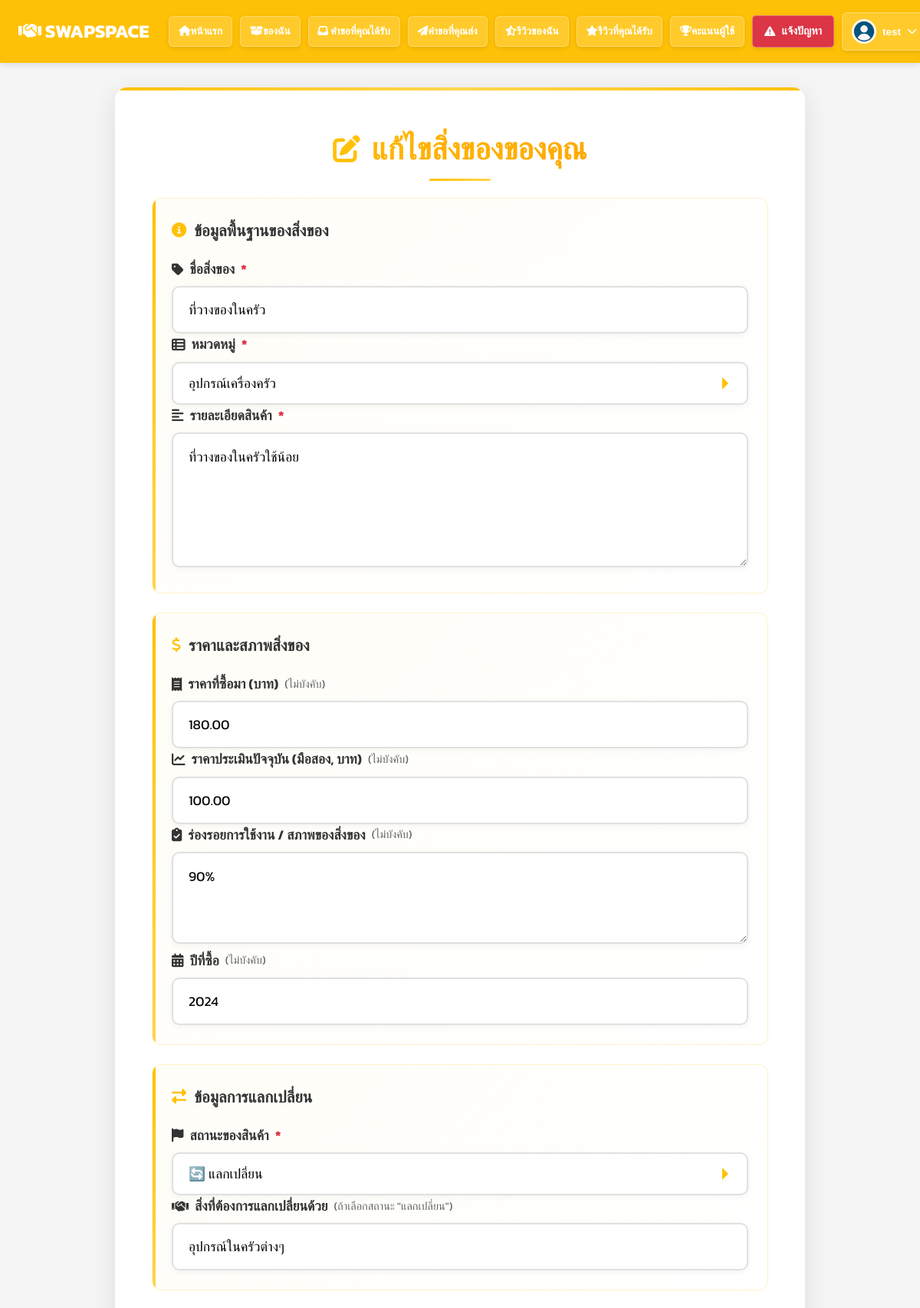
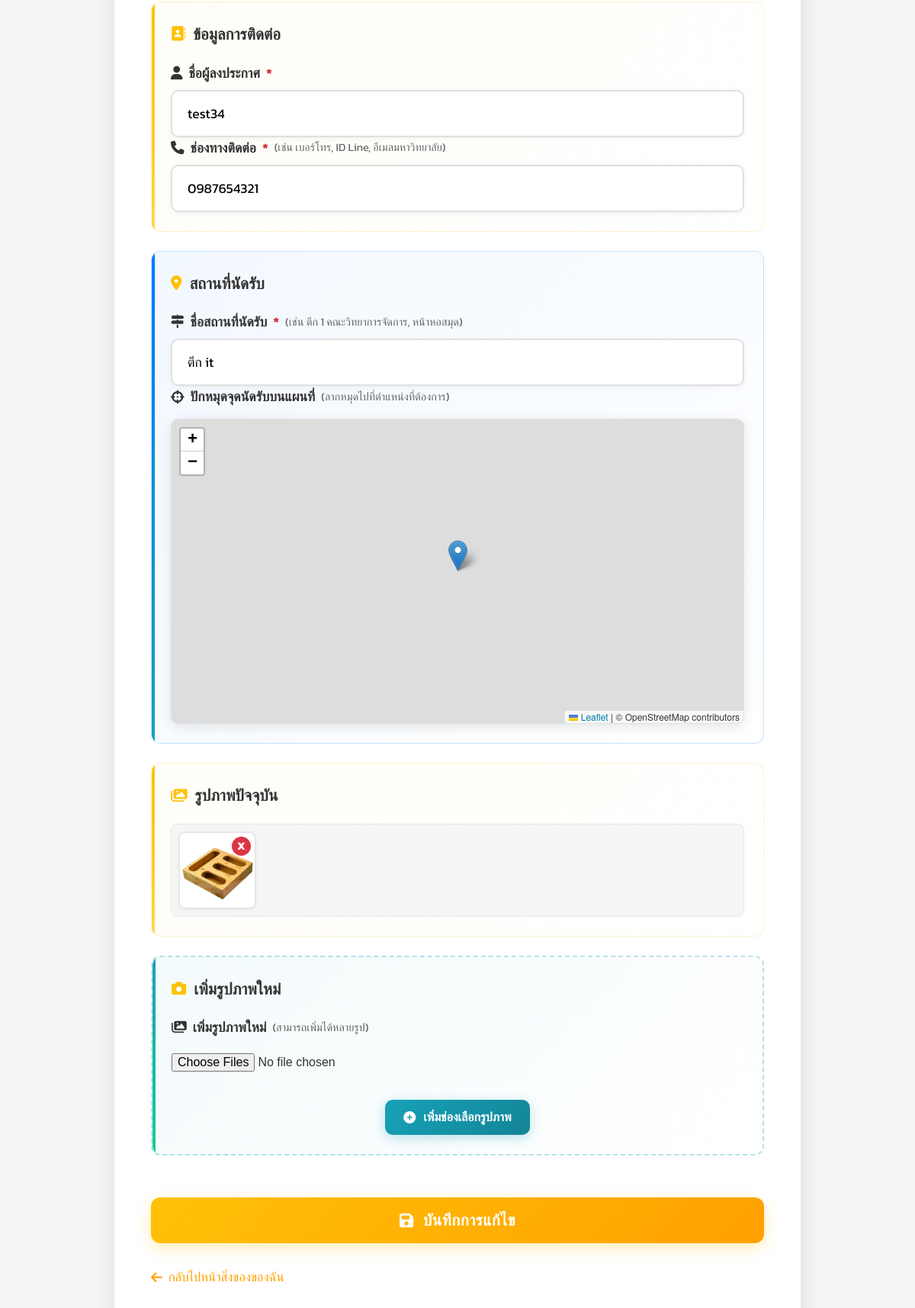
/user/edit_item.php?id=86 (signed in), run on the app's committed database (2 pictures, top to bottom).
### tables this page shows
CREATE TABLE `items` (
  `id` int(11) NOT NULL,
  `name` varchar(100) DEFAULT NULL,
  `category` varchar(50) DEFAULT NULL,
  `price` decimal(10,2) DEFAULT NULL,
  `estimated_price` decimal(10,2) DEFAULT NULL,
  `created_at` timestamp NOT NULL DEFAULT current_timestamp(),
  `owner_id` int(11) NOT NULL,
  `is_available` tinyint(1) DEFAULT 1,
  `description` text DEFAULT NULL,
  `condition_notes` text DEFAULT NULL,
  `purchase_year` int(4) DEFAULT NULL,
  `status` enum('แจกฟรี','แลกเปลี่ยน','ขายราคาถูก') NOT NULL DEFAULT 'แจกฟรี',
  `exchange_for` varchar(255) DEFAULT NULL,
  `contact_name` varchar(100) DEFAULT NULL,
  `contact_info` varchar(255) DEFAULT NULL,
  `location` varchar(255) DEFAULT NULL,
  `latitude` decimal(10,8) DEFAULT NULL,
  `longitude` decimal(11,8) DEFAULT NULL,
  `is_approved` tinyint(1) DEFAULT 0,
  `is_exchanged` tinyint(1) DEFAULT 0
);

CREATE TABLE `item_images` (
  `id` int(11) NOT NULL,
  `item_id` int(11) NOT NULL,
  `image` varchar(255) NOT NULL
);

### user/edit_item.php (the view, shortened to what this page needs)
<?php
$userId = $_SESSION['user_id'];
$username = $_SESSION['username'];
$conn = new mysqli("localhost", "root", "", "item_exchange");
$stmtProfile = $conn->prepare("SELECT profile_image, score FROM users WHERE id = ?");
$stmtProfile->bind_param("i", $userId);
$stmtProfile->execute();
$resultProfile = $stmtProfile->get_result();
$userProfile = $resultProfile->fetch_assoc();
$profileImage = !empty($userProfile['profile_image']) && file_exists("../uploads/profile/" . $userProfile['profile_image'])
    ? "../uploads/profile/" . $userProfile['profile_image']
    : "../uploads/profile/default.png";
$categoryResult = $conn->query("SELECT name FROM categories ORDER BY name ASC");
$categoryOptions = [];
while ($row = $categoryResult->fetch_assoc()) {
    $categoryOptions[] = $row['name'];
}
$itemId = isset($_GET['id']) ? intval($_GET['id']) : 0;
$stmt = $conn->prepare("SELECT
    id, name, category, price, estimated_price, description,
    condition_notes, purchase_year, status, exchange_for,
    contact_name, contact_info, location, latitude, longitude, is_approved
    FROM items WHERE id = ? AND owner_id = ?");
$stmt->bind_param("ii", $itemId, $userId);
$stmt->execute();
$result = $stmt->get_result();
$item = $result->fetch_assoc();
$stmtImgs = $conn->prepare("SELECT id, image FROM item_images WHERE item_id = ?");
$stmtImgs->bind_param("i", $itemId);
$stmtImgs->execute();
$resultImgs = $stmtImgs->get_result();
$images = [];
while ($row = $resultImgs->fetch_assoc()) {
    $images[] = $row;
}
?>
<!DOCTYPE html>
<html lang="th">
<head>
    <link rel="stylesheet" href="https://cdnjs.cloudflare.com/ajax/libs/font-awesome/6.5.0/css/all.min.css" />
    <link rel="stylesheet" href="https://unpkg.com/leaflet@1.9.4/dist/leaflet.css" />
</head>
<body>
<header>
    <div class="header-left">
        <strong><i class="fas fa-handshake"></i> SWAPSPACE</strong>
        <nav>
            <a href="main.php"><i class="fas fa-home"></i> หน้าแรก</a>
            <a href="my_items.php"><i class="fas fa-box-open"></i> ของฉัน</a>
            <a href="exchange_requests_received.php" class="nav-link-with-badge">
                <i class="fas fa-inbox"></i> คำขอที่คุณได้รับ
            </a>
            <a href="exchange_requests_sent.php"><i class="fas fa-paper-plane"></i> คำขอที่คุณส่ง</a>
            <a href="my_reviews.php"><i class="fas fa-star-half-alt"></i> รีวิวของฉัน</a>
            <a href="reviews_received.php"><i class="fas fa-star"></i> รีวิวที่คุณได้รับ</a>
            <a href="leaderboard.php"><i class="fas fa-trophy"></i> คะแนนผู้ใช้</a>
            <a href="report_issue.php" class="report-button">
                <i class="fas fa-exclamation-triangle"></i> แจ้งปัญหา
            </a>
            <div class="profile-dropdown">
                <button class="profile-button" onclick="toggleProfileDropdown()">
                    <img src="<?php echo htmlspecialchars($profileImage); ?>" alt="รูปโปรไฟล์">
                    <span><?php echo htmlspecialchars($username); ?></span>
                    <i class="fas fa-chevron-down"></i>
                </button>
            </div>
        </nav>
    </div>
</header>
<div class="container">
    <h2><i class="fas fa-edit"></i> แก้ไขสิ่งของของคุณ</h2>
    <form method="post" enctype="multipart/form-data">
        <div class="form-section">
            <div class="form-section-title">
                <i class="fas fa-info-circle"></i>
                ข้อมูลพื้นฐานของสิ่งของ
            </div>
            <label for="name">
                <i class="fas fa-tag"></i>
                ชื่อสิ่งของ <span class="required">*</span>
            </label>
            <input type="text" name="name" id="name" value="<?php echo htmlspecialchars($item['name']); ?>" required>
            <label for="category">
                <i class="fas fa-th-list"></i>
                หมวดหมู่ <span class="required">*</span>
            </label>
            <select name="category" id="category" required>
                <?php foreach ($categoryOptions as $cat): ?>
                    <option value="<?php echo htmlspecialchars($cat); ?>" <?php if ($item['category'] === $cat) echo "selected"; ?>>
                        <?php echo htmlspecialchars($cat); ?>
                    </option>
                <?php endforeach; ?>
            </select>
            <label for="description">
                <i class="fas fa-align-left"></i>
                รายละเอียดสินค้า <span class="required">*</span>
            </label>
            <textarea name="description" id="description" rows="5" required placeholder="อธิบายคุณสมบัติ ฟังก์ชันการใช้งาน หรือข้อมูลอื่นๆ ของสิ่งของ"><?php echo htmlspecialchars(isset($item['description']) ? $item['description'] : ''); ?></textarea>
        </div>
        <div class="form-section">
            <div class="form-section-title">
                <i class="fas fa-dollar-sign"></i>
                ราคาและสภาพสิ่งของ
            </div>
            <label for="price">
                <i class="fas fa-receipt"></i>
                ราคาที่ซื้อมา (บาท) <span class="optional">(ไม่บังคับ)</span>
            </label>
            <input type="number" name="price" id="price" step="0.01" value="<?php echo htmlspecialchars(isset($item['price']) ? $item['price'] : ''); ?>" placeholder="เช่น 500.00">
            <label for="estimated_price">
                <i class="fas fa-chart-line"></i>
                ราคาประเมินปัจจุบัน (มือสอง, บาท) <span class="optional">(ไม่บังคับ)</span>
            </label>
            <input type="number" name="estimated_price" id="estimated_price" step="0.01" value="<?php echo htmlspecialchars(isset($item['estimated_price']) ? $item['estimated_price'] : ''); ?>" placeholder="ราคาที่คุณคิดว่าของนี้มีค่า">
            <label for="condition_notes">
                <i class="fas fa-clipboard-check"></i>
                ร่องรอยการใช้งาน / สภาพของสิ่งของ <span class="optional">(ไม่บังคับ)</span>
            </label>
            <textarea name="condition_notes" id="condition_notes" rows="3" placeholder="อธิบายสภาพของสิ่งของให้ละเอียด เช่น มีรอยขีดข่วนตรงไหน, ใช้งานได้ปกติหรือไม่, มีตำหนิอะไรบ้าง"><?php echo htmlspecialchars(isset($item['condition_notes']) ? $item['condition_notes'] : ''); ?></textarea>
            <label for="purchase_year">
                <i class="fas fa-calendar-alt"></i>
                ปีที่ซื้อ <span class="optional">(ไม่บังคับ)</span>
            </label>
            <input type="number" name="purchase_year" id="purchase_year" min="1900" max="<?php echo date('Y'); ?>" value="<?php echo htmlspecialchars(isset($item['purchase_year']) ? $item['purchase_year'] : ''); ?>" placeholder="เช่น 2020">
        </div>
        <div class="form-section">
            <div class="form-section-title">
                <i class="fas fa-exchange-alt"></i>
                ข้อมูลการแลกเปลี่ยน
            </div>
            <label for="status">
                <i class="fas fa-flag"></i>
                สถานะของสินค้า <span class="required">*</span>
            </label>
            <select name="status" id="status" required>
                <option value="แลกเปลี่ยน" <?php if($item['status']=="แลกเปลี่ยน") echo "selected"; ?>>🔄 แลกเปลี่ยน</option>
            </select>
            <label for="exchange_for">
                <i class="fas fa-handshake"></i>
                สิ่งที่ต้องการแลกเปลี่ยนด้วย <span class="optional">(ถ้าเลือกสถานะ "แลกเปลี่ยน")</span>
            </label>
            <input type="text" name="exchange_for" id="exchange_for" value="<?php echo htmlspecialchars(isset($item['exchange_for']) ? $item['exchange_for'] : ''); ?>" placeholder="เช่น หนังสือเรียน, หูฟัง, ของใช้สำนักงาน">
        </div>
        <div class="form-section">
            <div class="form-section-title">
                <i class="fas fa-address-book"></i>
                ข้อมูลการติดต่อ
            </div>
            <label for="contact_name">
                <i class="fas fa-user"></i>
                ชื่อผู้ลงประกาศ <span class="required">*</span>
            </label>
            <input type="text" name="contact_name" id="contact_name" value="<?php echo htmlspecialchars(isset($item['contact_name']) ? $item['contact_name'] : $username); ?>" required>
            <label for="contact_info">
                <i class="fas fa-phone"></i>
                ช่องทางติดต่อ <span class="required">*</span> <span class="optional">(เช่น เบอร์โทร, ID Line, อีเมลมหาวิทยาลัย)</span>
            </label>
            <input type="text" name="contact_info" id="contact_info" value="<?php echo htmlspecialchars(isset($item['contact_info']) ? $item['contact_info'] : ''); ?>" required>
        </div>
        <div class="map-container">
            <div class="form-section-title">
                <i class="fas fa-map-marker-alt"></i>
                สถานที่นัดรับ
            </div>
            <label for="location_text">
                <i class="fas fa-map-signs"></i>
                ชื่อสถานที่นัดรับ <span class="required">*</span> <span class="optional">(เช่น ตึก 1 คณะวิทยาการจัดการ, หน้าหอสมุด)</span>
            </label>
            <input type="text" name="location_text" id="location_text" value="<?php echo htmlspecialchars(isset($item['location']) ? $item['location'] : ''); ?>" required placeholder="ชื่อสถานที่ที่ชัดเจน">
            <label>
                <i class="fas fa-crosshairs"></i>
                ปักหมุดจุดนัดรับบนแผนที่ <span class="optional">(ลากหมุดไปที่ตำแหน่งที่ต้องการ)</span>
            </label>
            <div id="map"></div>
        </div>
        <div class="form-section">
            <div class="form-section-title">
                <i class="fas fa-images"></i>
                รูปภาพปัจจุบัน
            </div>
            <div class="images-list">
                <?php if (!empty($images)): ?>
                    <?php foreach ($images as $img): ?>
                        <div class="image-item-wrapper">
                            <img src="../uploads/item/<?php echo htmlspecialchars($img['image']); ?>" alt="รูปสินค้า">
                            <a href="edit_item.php?id=<?php echo $itemId; ?>&delete_image_id=<?php echo $img['id']; ?>" class="delete-image-btn" onclick="return confirm('คุณต้องการลบรูปนี้ใช่หรือไม่?')">X</a>
                        </div>
                    <?php endforeach; ?>
                <?php else: ?>
                    <p style="color: var(--light-text-color);">ยังไม่มีรูปภาพสำหรับสิ่งของนี้</p>
                <?php endif; ?>
            </div>
        </div>
        <div class="file-upload-container">
            <div class="form-section-title">
                <i class="fas fa-camera"></i>
                เพิ่มรูปภาพใหม่
            </div>
            <label>
                <i class="fas fa-images"></i>
                เพิ่มรูปภาพใหม่ <span class="optional">(สามารถเพิ่มได้หลายรูป)</span>
            </label>
            <div id="image-upload-wrapper">
                <input type="file" name="images[]" accept="image/*" multiple>
            </div>
            <button type="button" class="btn-add-image" onclick="addImageInput()">
                <i class="fas fa-plus-circle"></i> เพิ่มช่องเลือกรูปภาพ
            </button>
        </div>
        <button type="submit" name="save">
            <i class="fas fa-save"></i> บันทึกการแก้ไข
        </button>
    </form>
    <a href="my_items.php" class="btn-back">
        <i class="fas fa-arrow-left"></i> กลับไปหน้าสิ่งของของฉัน
    </a>
</div>
</body>
</html>

### data on the page
items: name "ที่วางของในครัว", category "อุปกรณ์เครื่องครัว", description "ที่วางของในครัวใช้น้อย", price "180.00", estimated_price "100.00", condition_notes "90%", purchase_year "2024", status "🔄 แลกเปลี่ยน", exchange_for "อุปกรณ์ในครัวต่างๆ", contact_name "test34", contact_info "0987654321", location_text "ตึก it"
item_images: image (picture)

### other printed values
$username "test"
